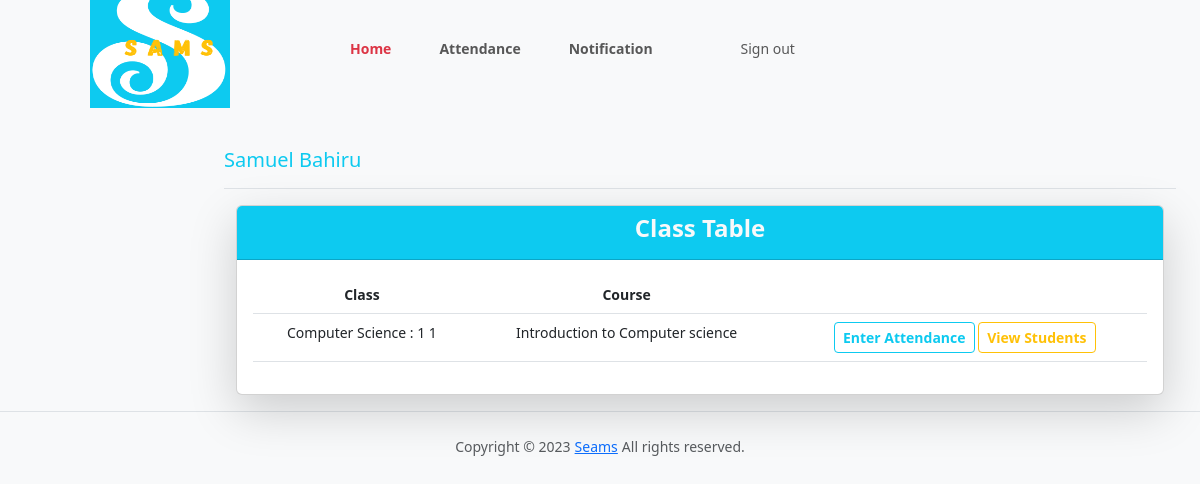
Page /teacher/2/ (signed in) on the committed database.
### samsApp/models.py (models this page shows, shortened)
class User(AbstractBaseUser, PermissionsMixin):
    email = models.EmailField(unique=True)
    first_name = models.CharField(max_length=30)
    last_name = models.CharField(max_length=30)
    is_active = models.BooleanField(default=True)
    is_teacher = models.BooleanField(default=False)
    is_student = models.BooleanField(default=False)
    is_admin = models.BooleanField(default=False)
    approved = models.BooleanField(_('Approved'), default = False)
    is_staff = models.BooleanField(default=False)
    is_superuser = models.BooleanField(default=False)
    objects = UserManager()
    USERNAME_FIELD = 'email'
    REQUIRED_FIELDS = ['first_name', 'last_name']

class Assign(models.Model):
    class_id = models.ForeignKey(Class, on_delete=models.CASCADE)
    course = models.ForeignKey(Course, on_delete=models.CASCADE)
    teacher = models.ForeignKey(Teacher, on_delete=models.CASCADE)
    class Meta:
        unique_together = (('course', 'class_id', 'teacher'),)

class Class(models.Model):
    id = models.CharField(primary_key=True, max_length=100)
    dept = models.ForeignKey(Dept, on_delete=models.CASCADE)
    section = models.CharField(max_length=100)
    sem = models.IntegerField()
    class Meta:
        verbose_name_plural = 'classes'
    def __str__(self):
        d = Dept.objects.get(name=self.dept)
        return '%s : %d %s' % (d.name, self.sem, self.section)

class Dept(models.Model):
    id = models.CharField(primary_key=True, max_length=100)
    name = models.CharField(max_length=200)
    def __str__(self):
        return self.name

class Course(models.Model):
    dept = models.ForeignKey(Dept, on_delete=models.CASCADE)
    id = models.CharField(primary_key=True, max_length=50)
    name = models.CharField(max_length=50)
    shortname = models.CharField(max_length=50)
    def __str__(self):
        return self.name

### samsApp/views.py (the view)
# urls.py: path('teacher/<slug:teacher_id>/', views.t_clas, name='t_clas_url'),
@login_required
def t_clas(request, teacher_id):
    teacher1 = get_object_or_404(Teacher, id=teacher_id)
    return render(request, 'teacher_class.html', {'teacher1': teacher1})

### samsApp/templates/teacher_class.html (shortened to what this page needs)
{% load static %}
{% load avatar_tags %}
{% include "header.html" %}
{% include "teacher_header.html" %}
<div class="container-fluid">
   <div class="row py-3">
    <div class="col d-flex justify-content-end">
    </div>
<main class="col-md-9 ms-sm-auto col-lg-10 px-md-4">
  <div class=" align-items-center pt-3 pb-2 mb-3 border-bottom">
    <h1 class="h5 text-info text-capitalize">{{ request.user.first_name }} {{ request.user.last_name }}</h1>
  </div>
  <div class="container-fluid">
    <div class="row g-5">
        <div class="col-12">
            <div class="card shadow-lg text-center">
              <div class="card-header bg-info">
               <h3 class=" h4 text-light fw-bold">Class Table</h3>
              </div>
                <div class="card-body">
                    <div class="table-responsive">
                        <table class="table table-hover">
                          <thead>
                            <tr>
                                <th>Class</th>
                                <th>Course</th>
                                <th></th>
                            </tr>
                          </thead>
                          <tbody>
                            {% for ass in teacher1.assign_set.all %}
                            <tr>
                                <td>{{ ass.class_id }}</td>
                                <td>{{ ass.course }}</td>
                                <td>
                                  <a class="btn btn-sm btn-outline-info fw-bold" href="{% url 't_class_date_url' ass.id %}" role="button">Enter Attendance</a>
                                  <a class="btn btn-sm btn-outline-warning fw-bold" href="{% url 't_student_url' ass.id %}">View Students</a>
                                </td>
                            </tr>
                            {% empty %}
                                    <p>teacher has no courses</p>
                            {% endfor %}
                          </tbody>
                        </table>
                    </div>
              </div>
        </div>
    </div>
</div>
</main>
</div>
</div>
{% include "footer.html" %}

### samsApp/static/styles.css (style rules this page uses)
body { font-size: .875rem; }

### rows in the picture
User: user.first_name "Samuel", user.last_name "Bahiru"
Assign: class_id "Computer Science : 1 1", course "Introduction to Computer science"
